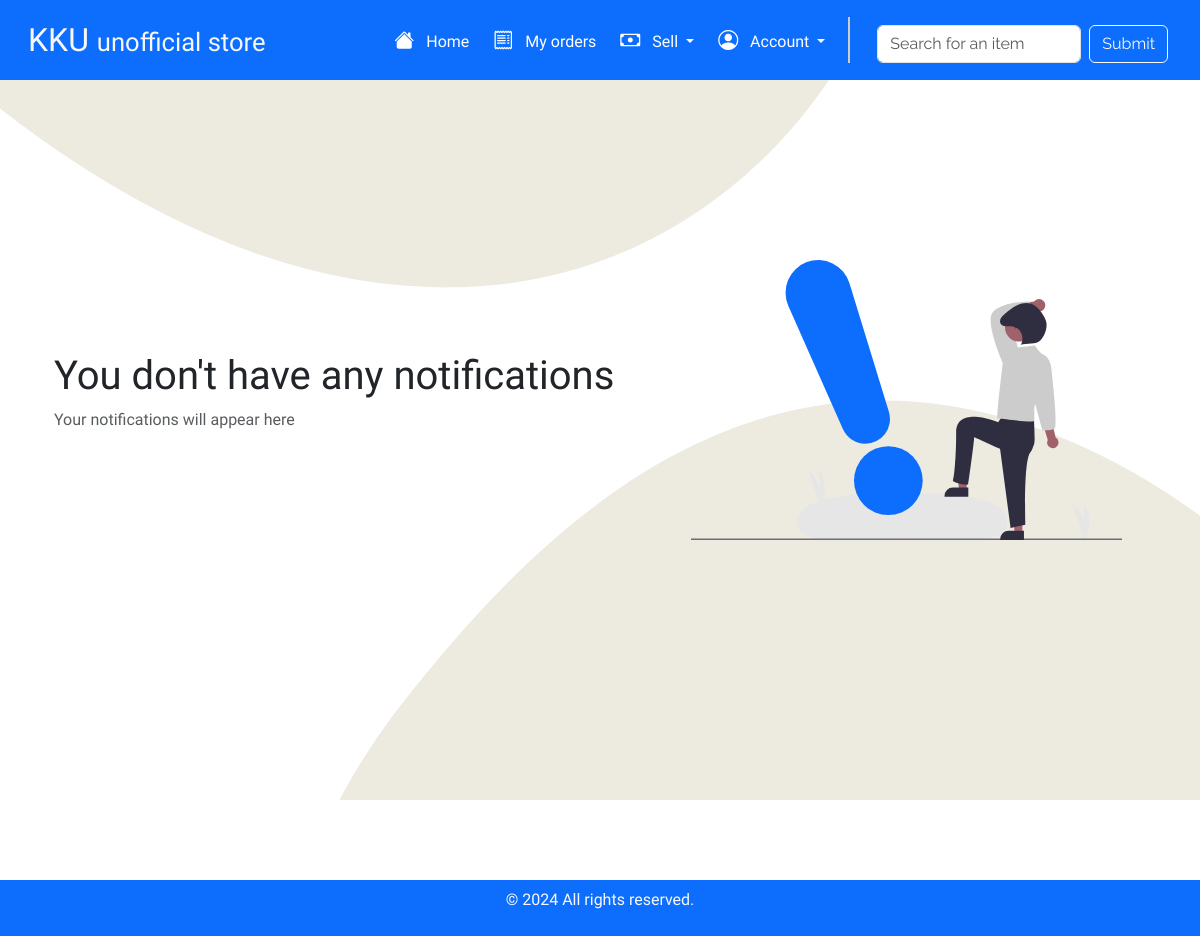
Page /notifications/ (signed in) on the earlier database version.
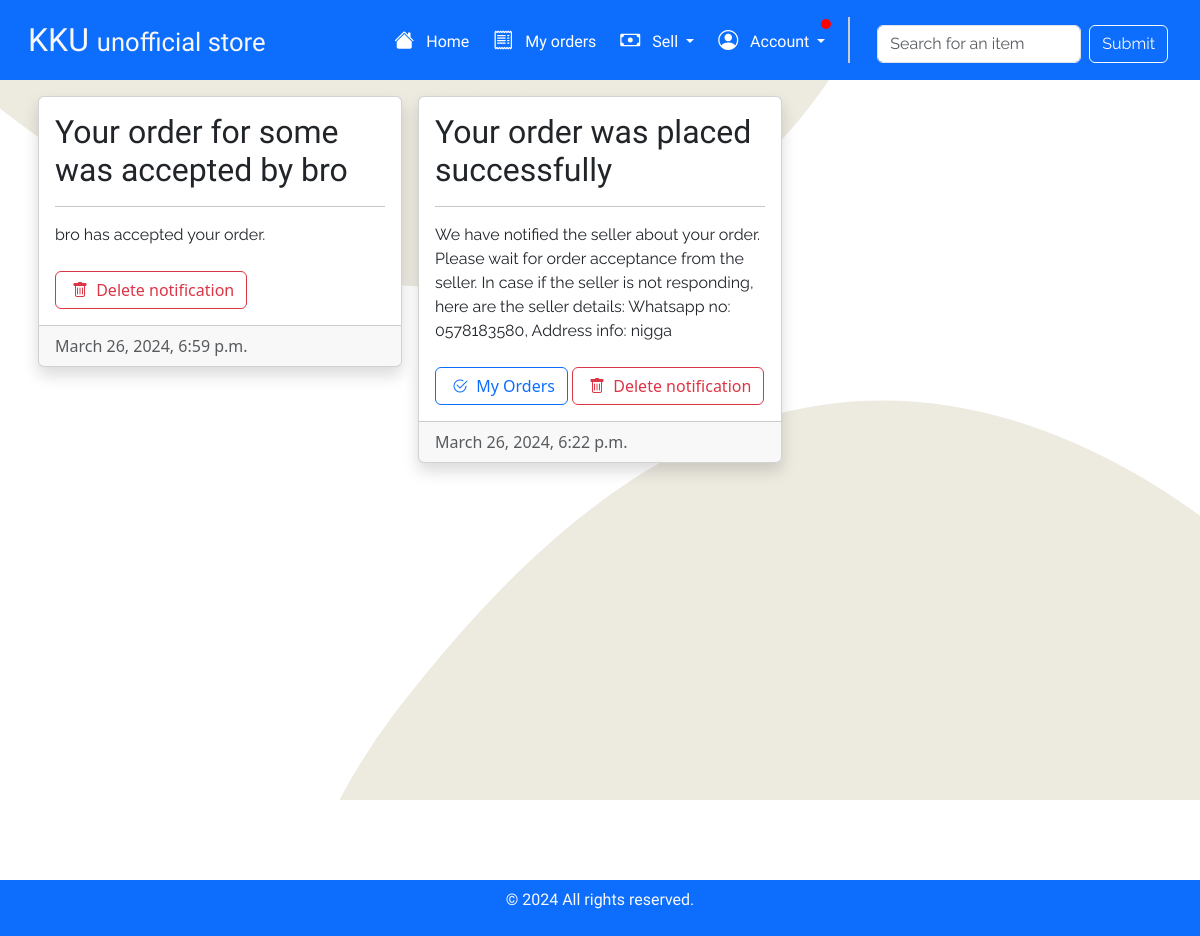
Same page on the later database version.
### shop/models.py (models this page shows, shortened)
class UserNotification(models.Model):
    username = models.CharField(max_length=128)
    title = models.CharField(max_length=100)
    body = models.CharField(max_length=100)
    date = models.DateTimeField(default=timezone.now)
    task = models.CharField(max_length=20)
    unread = models.BooleanField(default=True)

### shop/views.py (the view)
# urls.py: path('notifications/', views.notifications, name='notifications'),
def notifications(request):
    ordered_items = UserListings.objects.filter(username=request.user.username)
    new_item_orders = 0
    for item in ordered_items:
        new_item_orders += item.new_orders
    notifications = UserNotification.objects.filter(username=request.user.username).order_by('-date')
    for notification in notifications:
        notification.unread = False
        notification.save()
    return render(request, "notifications.html", {"notifications": notifications, "new_orders": new_item_orders})

### shop/templates/notifications.html (shortened to what this page needs)
{% extends 'layout.html' %}
{% load static %}
{% block body %}
<div class="container">
    <div class="row" style="min-height: 80vh;" data-masonry='{"percentPosition": true }'>
        {% for notification in notifications %}
        <div class="g-3 col-md-4">
            <div class="shadow card p-0" style="height: fit-content;">
                <div class="card-body">
                    <h2 class="style-text">{{notification.title}}</h2>
                    <hr>
                    <p class="style-text-2 mb-4">{{notification.body}}</p>
                    {% if notification.task == "show_shop" %}
                    <a href="{% url 'shop:my_shop' %}" class="btn btn-outline-primary"><i class="bi bi-bag mx-1"></i> My
                        Shop</a>
                    {% elif notification.task == "show_order" %}
                    <a href="{% url 'shop:myOrders' %}" class="btn btn-outline-primary"><i
                            class="bi bi-check2-circle mx-1"></i> My Orders</a>
                    {% endif %}
                    <a href="{% url 'shop:delete_notification' notification.id %}" class="btn btn-outline-danger"><i
                            class="bi bi-trash mx-1"></i> Delete notification</a>
                </div>
                <div class="card-footer text-muted">{{notification.date}}</div>
            </div>
        </div>
        {% empty %}
        <div class="row d-none d-lg-flex align-items-center p-4" style="min-height: 70vh;">
            <div class="col-md-7 animate__animated animate__jackInTheBox">
                <h1 class="style-text-3">You don't have any notifications</h1>
                <p class="text-muted style-text">Your notifications will appear here</p>
            </div>
            <div class="col-md-5 d-flex justify-content-center align-items-center">
                <img class="widthlock" src="{% static 'media/undraw_notify_re_65on.svg' %}" alt="Wishlist">
            </div>
        </div>
        {% endfor %}
    </div>
</div>
{% endblock %}

### shop/templates/layout.html (shortened to what this page needs)
{% load static %}
<!DOCTYPE html>
<html lang="en">
<head>
    <link rel="stylesheet" href="{% static 'style.css' %}">
    <link href="https://cdn.jsdelivr.net/npm/bootstrap@5.3.3/dist/css/bootstrap.min.css" rel="stylesheet"
>
    <link rel="stylesheet" href="https://cdn.jsdelivr.net/npm/bootstrap-icons@1.3.0/font/bootstrap-icons.css">
    <link rel="stylesheet" href="https://cdnjs.cloudflare.com/ajax/libs/animate.css/4.1.1/animate.min.css" />
</head>
<body>
    <nav class="navbar navbar-expand-lg navbar-dark bg-primary p-3">
        <div class="container-fluid" style="min-height: 0;">
            <a class="style-text-4" href="{% url 'shop:homepage' %}"
                style="color: #f7f7f7; text-decoration: none; font-size: 2rem;"
                title="E-commerce application for students of King Khalid University">KKU <span class="style-text-4"
                    style="font-size: 1.6rem;">unofficial store</span>
            </a>
            <div class="collapse navbar-collapse style-text" id="navbarNav">
                <ul class="navbar-nav ms-auto">
                    <li class="nav-item">
                        <a class="nav-link active" href="{% url 'shop:index' %}"><i
                                class="bi bi-house-fill lead mx-2"></i> Home </a>
                    </li>
                    <li class="nav-item">
                        <a class="nav-link active" href="{% url 'shop:myOrders' %}"><i
                                class="bi bi-receipt lead mx-2"></i> My orders </a>
                    </li>
                    <li class="nav-item dropdown">
                        <a class="nav-link dropdown-toggle active" href="" data-bs-toggle="dropdown"
                            aria-expanded="false"><i class="bi bi-cash lead mx-2"></i> Sell </a>
                    </li>
                    <li class="nav-item dropdown">
                        <a class="nav-link dropdown-toggle active notification_panel" href="" data-bs-toggle="dropdown"
                            aria-expanded="false"><i class="bi bi-person-circle lead mx-2"></i> Account
                            {% if notifications %}<span class="notification_badge"></span>{% endif %}</a>
                    </li>
                    <li>
                        <div class="vertical-line d-none d-lg-block"></div>
                    </li>
                    <li class="nav-item mt-2 mx-1">
                        <form action="{% url 'shop:search_item' %}"
                            class="d-flex justify-content-center align-items-center style-text-2" method="post">
                            <input type="text" class="form-control mx-2" placeholder="Search for an item"
                                aria-label="Search for an item" aria-describedby="basic-addon2" name="search">
                            <input type="submit" class="btn btn-outline-light lead">
                        </form>
                    </li>
                </ul>
            </div>
        </div>
    </nav>
    {% block body %}
    {% endblock %}
    <footer class="text-light text-center py-2 bg-primary">
        <p class="style-text">&copy; 2024 All rights reserved.</p>
    </footer>
</body>
</html>

### shop/static/style.css (style rules this page uses)
:root { --family1: 'Kalnia'; --family2: 'Wix Madefor Display'; --family3: 'Raleway'; --family4: 'Poltawski Nowy'; --family5: 'Trochut'; --themecolor1: '#0d6efd'; --themecolor2: '#f7f7f7'; }
body { background: #f7f7f7; }
.container { min-height: 100vh; }
.style-text { font-family: var(--family2); }
.style-text-2 { font-family: var(--family3); }
.style-text-4 { font-family: var(--family5); }
.vertical-line { border-left: 2px solid #ccc; height: 100%; margin: 0 15px; }
.notification_panel { position: relative; }
.notification_badge { position: absolute; top: 2px; right: 2px; background-color: red; height: 10px; width: 10px; border-radius: 100rem; }

Differences in the rows shown:
added UserNotification: title "Your order for some was accepted by bro", body "bro has accepted your order.", date "March 26, 2024, 6:59 p.m."
added UserNotification: title "Your order was placed successfully", body "We have notified the seller about your order. Please wait for order acceptance from the seller. In case if the seller is not responding, here are the seller details: Whatsapp no: 0578183580, Address info: nigga", task "show_order" (drawn), date "March 26, 2024, 6:22 p.m."
Other differences:
text no longer shown: "You don't have any notifications Your notifications will appear here"
